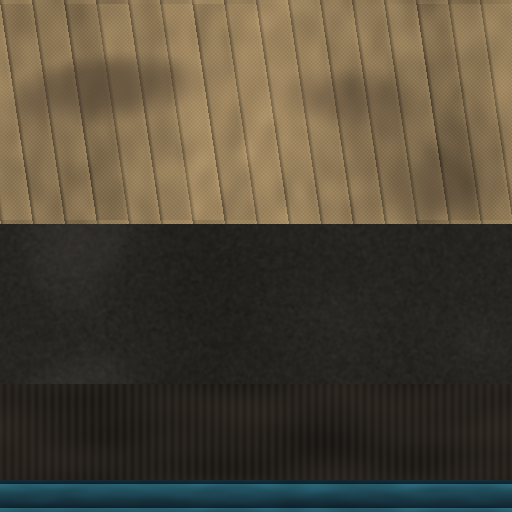
#> input picture assets/source/core/items/weapons/launcher/tex/furniture_base.png, 512 x 512 px, found by its file name; its folder holds only this picture in this run
$ python build_moon.py --source ../../../items/weapons/launcher/tex/furniture_base.png
#> lines starting #> are read from the running program, lines starting #| are printed output that depends on the picture; after the words box and inside, x2 and y2 are one past the last pixel; in counts of white or black regions, pixels touching at a corner belong together
#!/usr/bin/env python3
"""Rebuild the 512px sprite and native-size check from preserved generator PNGs.

Run from this folder: python3 scripts/build_moon.py
Only Pillow, NumPy and SciPy are required. No downloads or generation at build time.
"""
from pathlib import Path
import argparse
import json
import numpy as np
from PIL import Image, ImageDraw, ImageFont, ImageCms
from scipy import ndimage, optimize

ROOT = Path(__file__).resolve().parents[1]
PROFILE = ImageCms.ImageCmsProfile(ImageCms.createProfile('sRGB')).tobytes()
NIGHT = (9, 23, 46)


def circle_fit(alpha, radius_retained=0.97):
    """Robust fit to the opaque main disc, excluding disconnected paint flecks."""
    labels, _ = ndimage.label(alpha > 220)
    counts = np.bincount(labels.ravel())
    counts[0] = 0
    mask = ndimage.binary_fill_holes(labels == counts.argmax())
    boundary = mask & ~ndimage.binary_erosion(mask)
    by, bx = np.where(boundary)
    bx, by = bx[::2].astype(float), by[::2].astype(float)
    cx, cy = (bx.min()+bx.max())/2, (by.min()+by.max())/2
    radius = ((bx.max()-bx.min())+(by.max()-by.min()))/4
    fit = optimize.least_squares(
        lambda p: np.hypot(bx-p[0], by-p[1])-p[2],
        (cx, cy, radius), loss='soft_l1', f_scale=1.5)
    # Trim only the irregular painted fringe. No elliptical stretch or feature warp.
    cx, cy, radius = fit.x
    return float(cx), float(cy), float(radius*radius_retained)


def coverage(size=512, samples=8):
    """Area-sampled radius-256 disc. Tangent to all four edges of the image."""
    y, x = np.mgrid[:size, :size].astype(np.float32)
    alpha = np.zeros((size, size), dtype=np.float32)
    for dy in (np.arange(samples)+0.5)/samples:
        for dx in (np.arange(samples)+0.5)/samples:
            alpha += ((x+dx-size/2)**2+(y+dy-size/2)**2 <= (size/2)**2)
    return np.rint(alpha*255/(samples*samples)).astype(np.uint8)


def paint(source, neutralize=True, mean_lightness=194.0, contrast=0.95,
          radius_retained=0.97):
    raw = np.asarray(Image.open(source).convert('RGBA'), dtype=np.float32)
    cx, cy, radius = circle_fit(raw[:, :, 3], radius_retained)
    # Render at 2x and downsample premultiplied by source alpha to avoid dark fringes.
    size = 1024
    y, x = np.mgrid[:size, :size].astype(np.float32)
    nx, ny = (x+0.5-size/2)/(size/2), (y+0.5-size/2)/(size/2)
    radial = np.maximum(1, np.hypot(nx, ny))
    sx, sy = cx+nx/radial*radius, cy+ny/radial*radius
    source_alpha = raw[:, :, 3]/255
    weight = ndimage.map_coordinates(source_alpha, [sy, sx], order=1, mode='nearest')
    rgb = np.stack([
        ndimage.map_coordinates(raw[:, :, c]*source_alpha, [sy, sx], order=1,
                                mode='nearest')/np.maximum(weight, 0.001)
        for c in range(3)], axis=-1)
    if weight.min() < 0.95:
        raise ValueError('Fitted disc includes transparent paint: inspect source and fit.')
    if neutralize:
        luminance = (rgb*np.array([0.2126, 0.7152, 0.0722], dtype=np.float32)).sum(axis=-1)
        # One global tone adjustment: no radial gradient, local light or noise added.
        disc_mean = float(luminance[np.hypot(nx, ny) <= 1].mean())
        toned = mean_lightness+contrast*(luminance-disc_mean)
        rgb = toned[..., None]+0.45*(rgb-luminance[..., None])
    rgb = np.rint(np.clip(rgb, 0, 255)).astype(np.uint8)
    out = Image.fromarray(rgb).resize((512, 512), Image.Resampling.LANCZOS).convert('RGBA')
    out.putalpha(Image.fromarray(coverage()))
    return out, {'source': str(source.relative_to(ROOT)), 'source_size': list(raw.shape[1::-1]),
                 'crop_circle_xy_radius': [cx, cy, radius],
                 'min_sampled_source_alpha': float(weight.min()),
                 'neutralized': neutralize, 'target_mean_lightness': mean_lightness,
                 'luminance_contrast': contrast, 'chroma_multiplier': 0.45 if neutralize else 1.0,
                 'fitted_radius_retained': radius_retained}


def font(size):
    try:
        return ImageFont.truetype('/System/Library/Fonts/SFNS.ttf', size)
    except OSError:
        try:
            return ImageFont.truetype('DejaVuSans.ttf', size)
        except OSError:
            return ImageFont.load_default(size=size)


def check_sheet(moon, title='THE MOON / NATIVE-SIZE CHECK'):
    sheet = Image.new('RGB', (1080, 664), NIGHT)
    draw = ImageDraw.Draw(sheet)
    draw.text((32, 24), title, font=font(22), fill=(221, 229, 238))
    draw.text((32, 59), 'Deep night blue #09172E  ·  Untinted sprite  ·  No added glow',
              font=font(14), fill=(131, 151, 175))
    # Every disc is physically this many pixels wide in this file.
    for center, size in [(82, 32), (202, 48), (334, 64)]:
        small = moon.resize((size, size), Image.Resampling.LANCZOS)
        sheet.paste(small, (center-size//2, 352-size//2), small)
        draw.text((center, 414), f'{size} px', anchor='mt', font=font(16), fill=(186, 200, 217))
    sheet.paste(moon, (536, 96), moon)
    draw.text((792, 624), '512 px / source resolution', anchor='mt', font=font(16),
              fill=(186, 200, 217))
    draw.text((32, 570), 'View this file at 100% for the actual pixel sizes.',
              font=font(14), fill=(131, 151, 175))
    return sheet


def statistics(image, build):
    a = np.asarray(image, dtype=np.float64)
    rgb, alpha = a[:, :, :3], a[:, :, 3]/255
    mean = (rgb*alpha[..., None]).sum((0, 1))/alpha.sum()
    lum = (rgb*np.array([0.2126, 0.7152, 0.0722])).sum(axis=-1)
    y, x = np.mgrid[:512, :512]
    r = np.hypot(x+0.5-256, y+0.5-256)/256
    mask = alpha == 1
    srgb = rgb/255
    linear = np.where(srgb <= 0.04045, srgb/12.92, ((srgb+0.055)/1.055)**2.4)
    bands = {}
    for lo, hi in [(0, 0.5), (0.5, 0.8), (0.8, 0.95), (0.95, 0.995)]:
        m = (r >= lo) & (r < hi) & mask
        bands[f'{lo:.3f}-{hi:.3f}'] = round(float(lum[m].mean()), 3)
    build.update({
        'size': [512, 512], 'mode': 'RGBA', 'color_space': 'sRGB, embedded ICC profile',
        'alpha_weighted_mean_srgb_255': mean.tolist(),
        'rounded_mean_hex': '#'+''.join(f'{int(round(v)):02X}' for v in mean),
        'alpha_weighted_mean_linear_rgb': ((linear*alpha[..., None]).sum((0, 1))/alpha.sum()).tolist(),
        'opaque_luminance_percentiles_1_5_50_95_99': np.percentile(lum[mask], [1, 5, 50, 95, 99]).tolist(),
        'annular_mean_srgb_luminance': bands,
        'partial_alpha_pixels': int(((alpha > 0) & (alpha < 1)).sum()),
        'fully_opaque_interior': bool(np.all(alpha[r < 0.99] == 1)),
        'zero_alpha_corners': bool(np.all(alpha[[0, 0, -1, -1], [0, -1, 0, -1]] == 0)),
        'alpha_touches_all_four_edges': bool(all([alpha[0].max()>0, alpha[-1].max()>0,
                                                  alpha[:, 0].max()>0, alpha[:, -1].max()>0])),
        'night_blue_srgb': list(NIGHT),
    })
    return build


def main():
    parser = argparse.ArgumentParser(description=__doc__)
    parser.add_argument('--source', help='Optional single-source build; default is the round-five local retouch.')
    parser.add_argument('--prefix', default='')
    parser.add_argument('--native-color', action='store_true')
    parser.add_argument('--mean', type=float, default=194.0)
    parser.add_argument('--contrast', type=float, default=0.95)
    parser.add_argument('--radius-retained', type=float, default=0.97)
    args = parser.parse_args()
    prefix = ROOT/args.prefix
    prefix.mkdir(parents=True, exist_ok=True)
    if args.source:
        moon, build = paint(ROOT/args.source, neutralize=not args.native_color,
                           mean_lightness=args.mean, contrast=args.contrast,
                           radius_retained=args.radius_retained)
#> in circle_fit, `labels, _ = ndimage.label(alpha > 220)`: labels: shape (512, 512) int32; every value is 1
#> in circle_fit, `counts = np.bincount(labels.ravel())`: counts = [0, 262144]
#> in circle_fit, `mask = ndimage.binary_fill_holes(labels == counts.argmax())`: mask: shape (512, 512) bool; every value is 1
#> in circle_fit, `boundary = mask & ~ndimage.binary_erosion(mask)`:
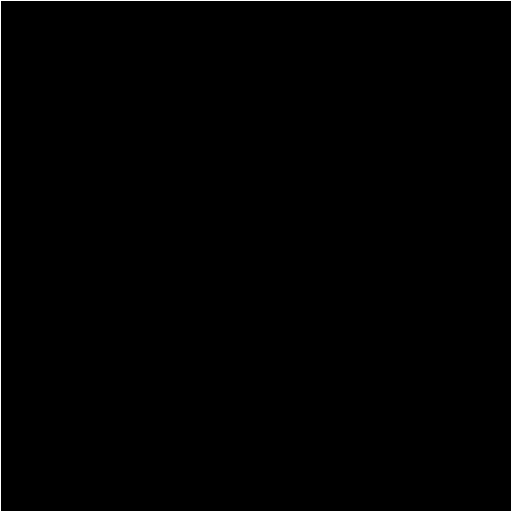
#> boundary: shape (512, 512) bool; 0.78% white in thin lines or dots
#> in circle_fit, `by, bx = np.where(boundary)`: by = 2044 values from 0 to 511; bx = 2044 values, max 511 at index 511, min 0 at index 0, mean 255.5
#> in circle_fit, `bx, by = bx[::2].astype(float), by[::2].astype(float)`: bx = 1022 values, max 510 at index 255, min 0 at index 0, mean 127.7; by = 1022 values from 0 to 511
#> in circle_fit, `cx, cy = (bx.min()+bx.max())/2, (by.min()+by.max())/2`: cx = 255; cy = 255.5
#> in circle_fit, `radius = ((bx.max()-bx.min())+(by.max()-by.min()))/4`: radius = 255.2
#> in circle_fit, `fit = optimize.least_squares( lambda p: np.hypot(bx-p[0], by-p[1])-p[2..`: fit = 12 items
#> in circle_fit, `cx, cy, radius = fit.x`: cx = 263.3; radius = 289.3
#> in paint, `cx, cy, radius = circle_fit(raw[:, :, 3], radius_retained)`: cx = 263.3; cy = 255.5; radius = 280.7
#> in paint, `source_alpha = raw[:, :, 3]/255`: source_alpha: shape (512, 512) float32; every value is 1
#> in paint, `weight = ndimage.map_coordinates(source_alpha, [sy, sx], order=1, mode..`: weight: shape (1024, 1024) float32; every value is 1
#> in paint, `luminance = (rgb*np.array([0.2126, 0.7152, 0.0722], dtype=np.float32))..`:
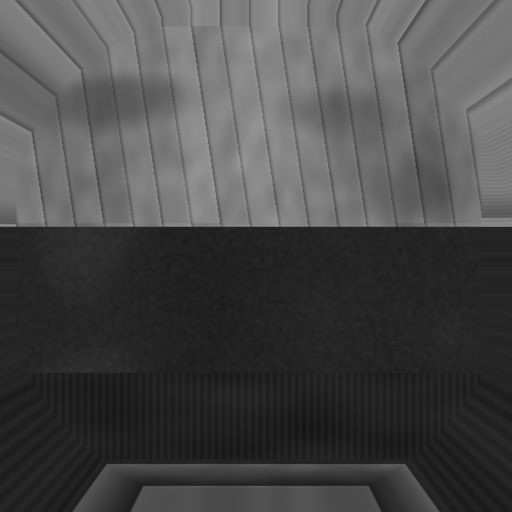
#> luminance: shape (1024, 1024) float32 (shown at 1/2 size); min 21.38, max 156.5, mean 73.6
#> in paint, `disc_mean = float(luminance[np.hypot(nx, ny) <= 1].mean())`: disc_mean = 72.13
#> in paint, `out.putalpha(Image.fromarray(coverage()))`:
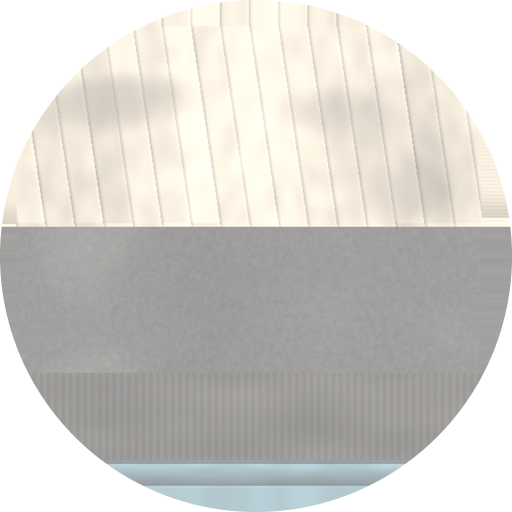
#> out: PIL image 512x512 RGBA; mean R, G, B, A 197.9, 195.1, 188.2, 200.3; transparent parts drawn white
#> build = 9 items
    else:
        from retouch_round5 import build as local_retouch
        moon, build, _ = local_retouch('rays')
    moon.save(prefix/'moon.png', icc_profile=PROFILE)
    check_sheet(moon).save(prefix/'check.png', icc_profile=PROFILE)
#> after the loop in check_sheet, `for center, size in [(82, 32), (202, 48), (334, 64)]:`:
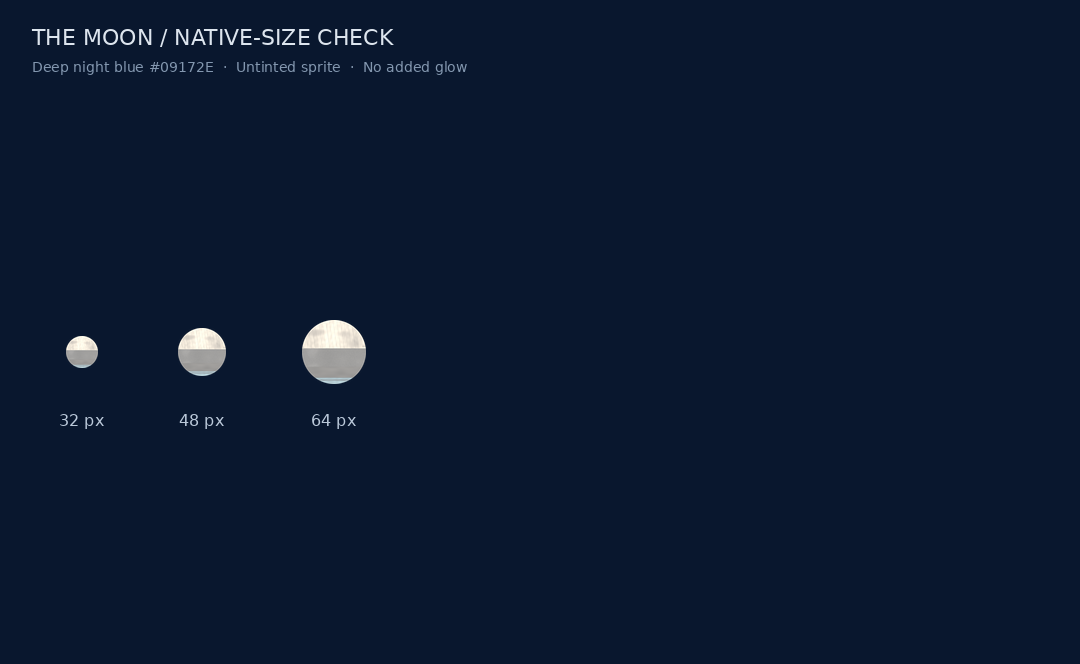
#> sheet: PIL image 1080x664 RGB; mean R, G, B 11.3, 25.2, 47.9
    stats = statistics(moon, build)
#> in statistics, `rgb, alpha = a[:, :, :3], a[:, :, 3]/255`:
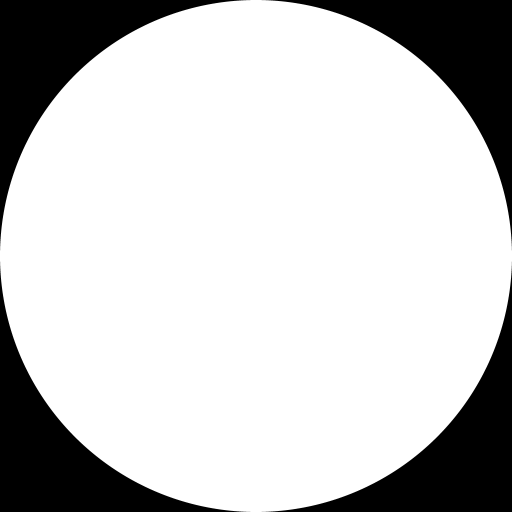
#> alpha: shape (512, 512) float64; min 0, max 1, mean 0.785
#> in statistics, `mean = (rgb*alpha[..., None]).sum((0, 1))/alpha.sum()`: mean = [196.3, 193.6, 186.9]
#> in statistics, `mask = alpha == 1`: mask: shape (512, 512) bool; 78.2% white; 4 black regions, box (x1, y1, x2, y2) and area: (0, 0, 251, 251) 14289, (261, 0, 512, 251) 14289, (0, 261, 251, 512) 14289, (261, 261, 512, 512) 14289
#> in statistics, `linear = np.where(srgb <= 0.04045, srgb/12.92, ((srgb+0.055)/1.055)**2..`:
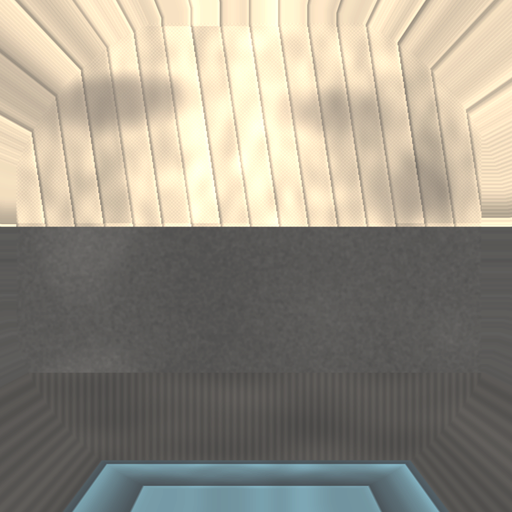
#> linear: shape (512, 512, 3) float64; mean R, G, B 0.601, 0.578, 0.527
#> the loop in statistics, `for lo, hi in [(0, 0.5), (0.5, 0.8), (0.8, 0.95), (0.95, 0.995)]:` made 4 passes
#> pass 3, in statistics, `m = (r >= lo) & (r < hi) & mask`:
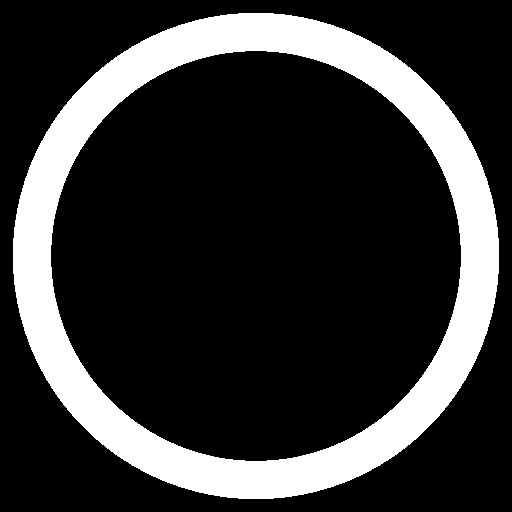
#> m: shape (512, 512) bool; 20.6% white; 1 white region, box (x1, y1, x2, y2) and area: (13, 13, 499, 499) 54020
#> after the loop in statistics, `for lo, hi in [(0, 0.5), (0.5, 0.8), (0.8, 0.95), (0.95, 0.995)]:`: bands = {'0.000-0.500': 189.6, '0.500-0.800': 192.1, '0.800-0.950': 196.9, '0.950-0.995': 201.8}
#> stats = 22 items
    (prefix/'metrics.json').write_text(json.dumps(stats, indent=2)+'\n')
    print(json.dumps(stats, indent=2))
#> (printed output is left out)


if __name__ == '__main__':
    main()

$ run again, on assets/source/core/vehicles/air_freight/tex/hull_base.png
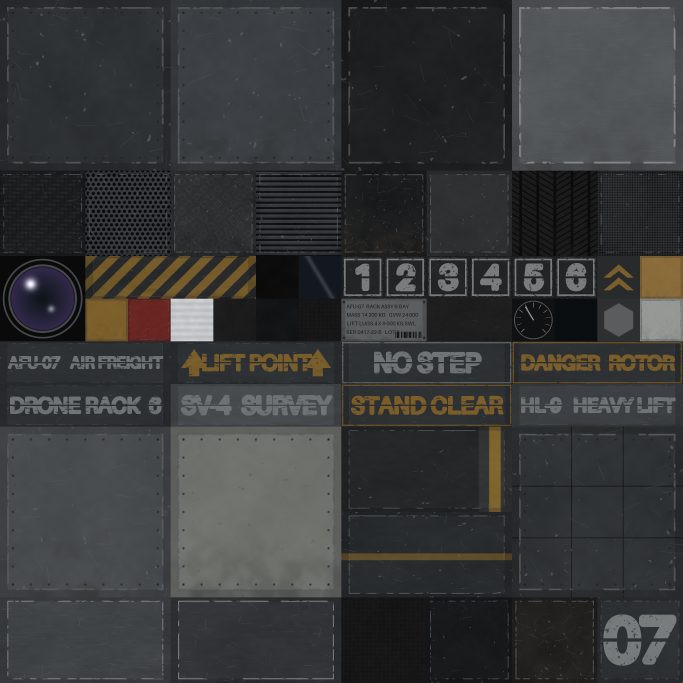
#> input picture assets/source/core/vehicles/air_freight/tex/hull_base.png, 2048 x 2048 px, found by its file name (shown at 1/3 size)
#> labels: shape (2048, 2048) int32; every value is 1
#> counts = [0, 4194304]
#> in circle_fit, `boundary = mask & ~ndimage.binary_erosion(mask)`:
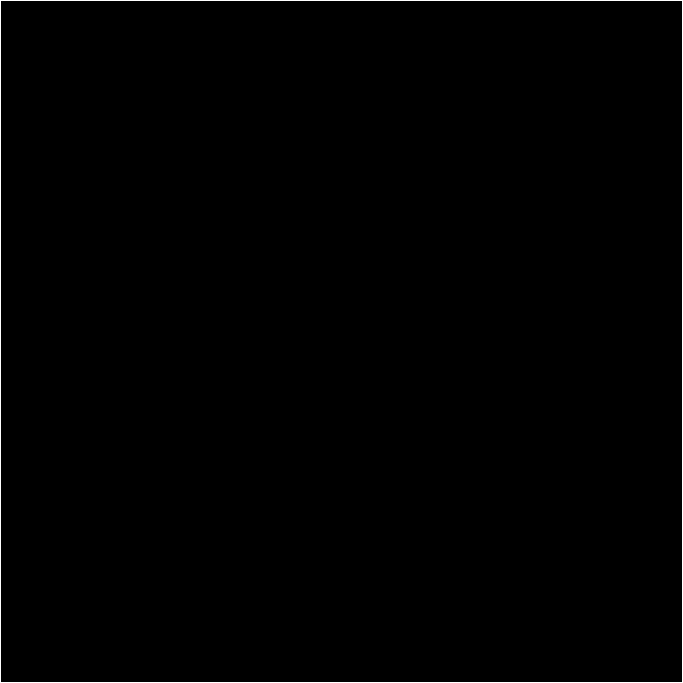
#> boundary: shape (2048, 2048) bool (shown at 1/3 size); 0.2% white in thin lines or dots
#> in circle_fit, `by, bx = np.where(boundary)`: by = 8188 values from 0 to 2047; bx = 8188 values, max 2047 at index 2047, min 0 at index 0, mean 1023.5
#> in circle_fit, `bx, by = bx[::2].astype(float), by[::2].astype(float)`: bx = 4094 values, max 2046 at index 1023, min 0 at index 0, mean 511.7; by = 4094 values from 0 to 2047
#> in circle_fit, `cx, cy = (bx.min()+bx.max())/2, (by.min()+by.max())/2`: cx = 1023; cy = 1023.5
#> in circle_fit, `radius = ((bx.max()-bx.min())+(by.max()-by.min()))/4`: radius = 1023.2
#> fit = 12 items
#> in circle_fit, `cx, cy, radius = fit.x`: cx = 1054.8; radius = 1158.9
#> in paint, `cx, cy, radius = circle_fit(raw[:, :, 3], radius_retained)`: cx = 1054.8; cy = 1023.5; radius = 1124.1
#> source_alpha: shape (2048, 2048) float32; every value is 1
#> weight: shape (1024, 1024) float32; every value is 1
#> disc_mean = 55.69
#> build = 9 items
#> mean = [193.2, 193.6, 193.6]
#> in statistics, `linear = np.where(srgb <= 0.04045, srgb/12.92, ((srgb+0.055)/1.055)**2..`:
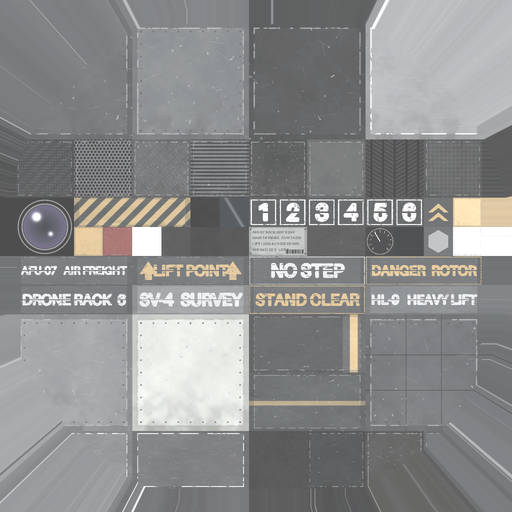
#> linear: shape (512, 512, 3) float64; mean R, G, B 0.55, 0.553, 0.554
#> after the loop in statistics, `for lo, hi in [(0, 0.5), (0.5, 0.8), (0.8, 0.95), (0.95, 0.995)]:`: bands = {'0.000-0.500': 195.3, '0.500-0.800': 194.7, '0.800-0.950': 191.7, '0.950-0.995': 188.7}
#> stats = 22 items
#> (printed output is left out)
